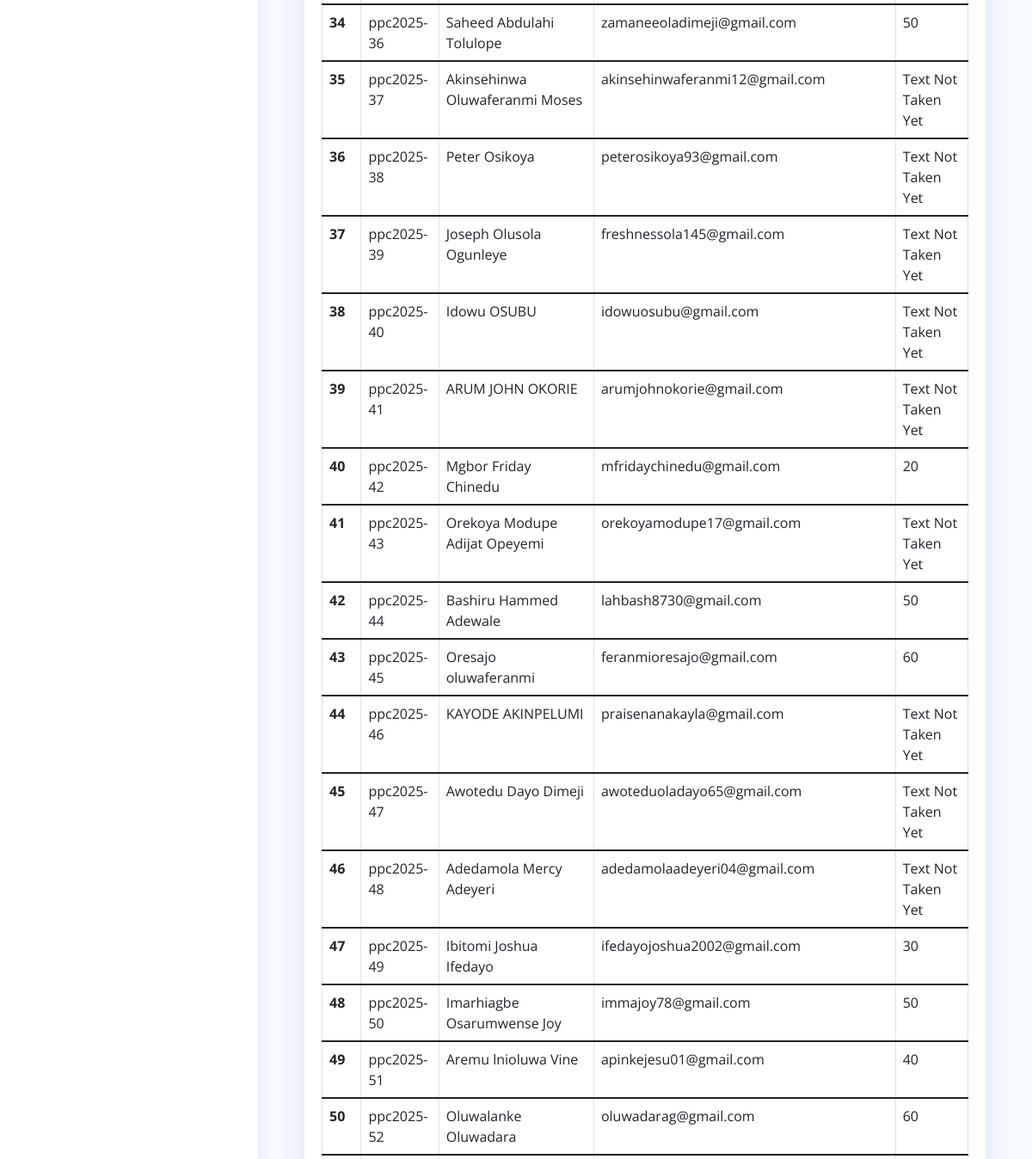
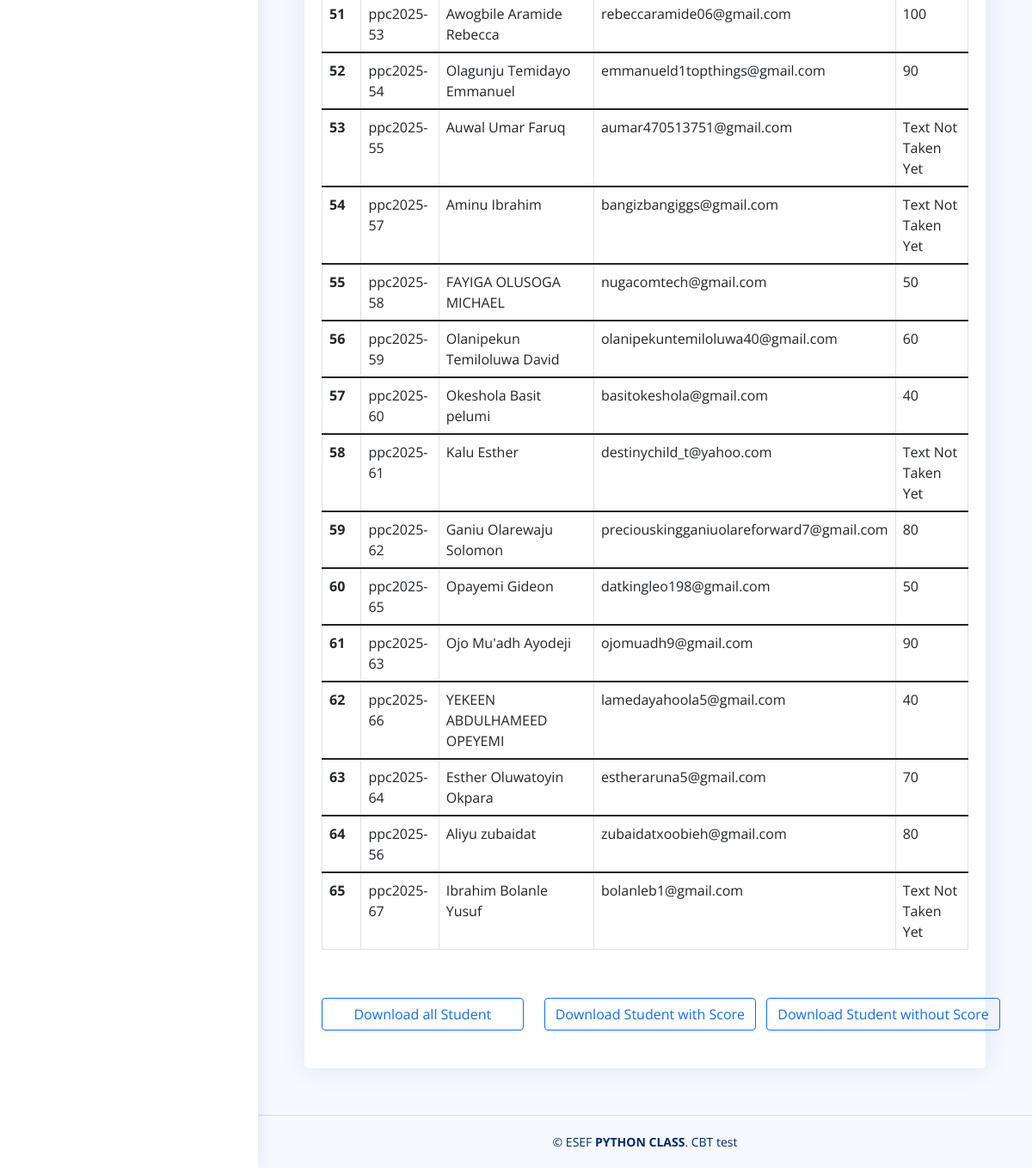
/all_student (signed in, lower part), run on an earlier commit of the app's database (2 pictures, top to bottom).
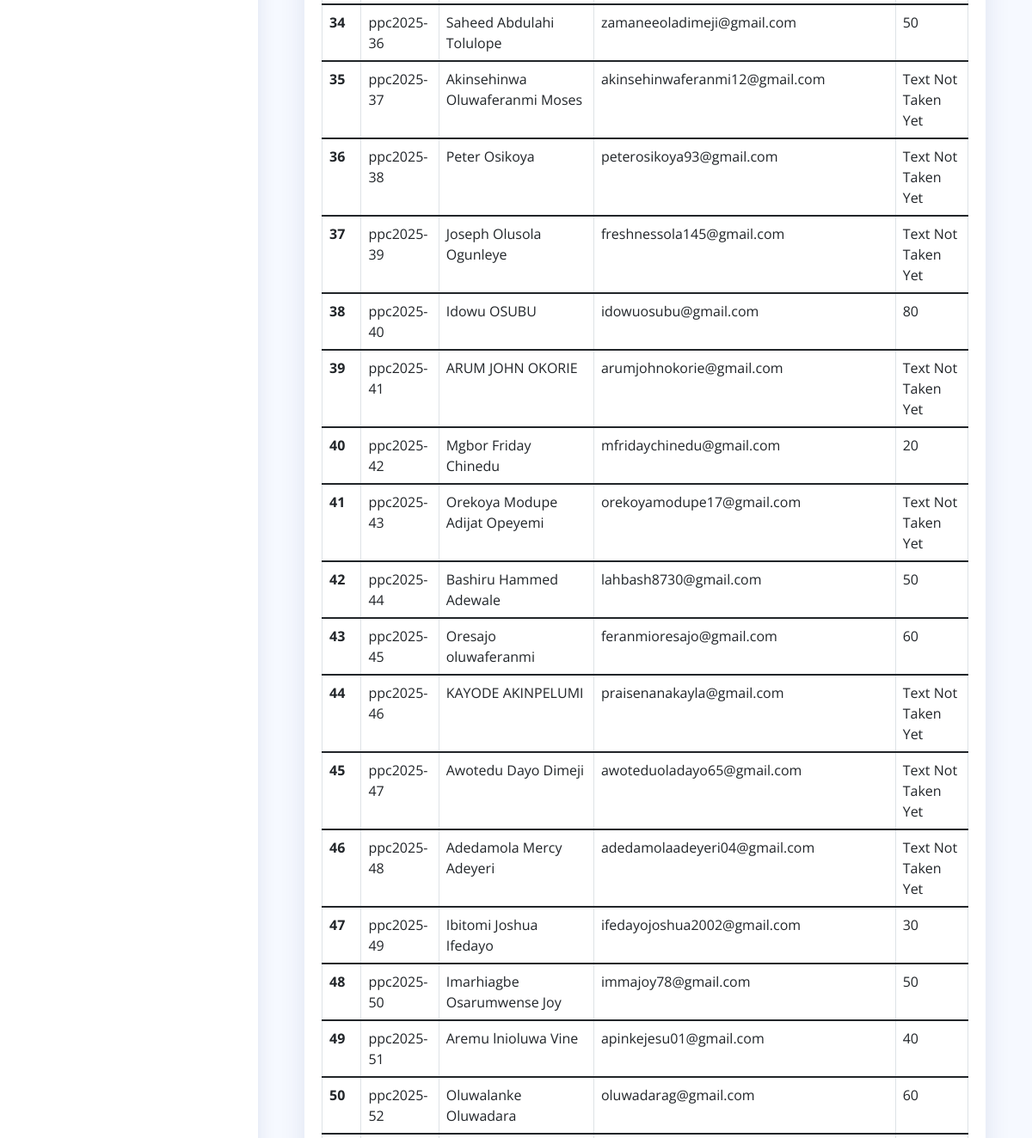
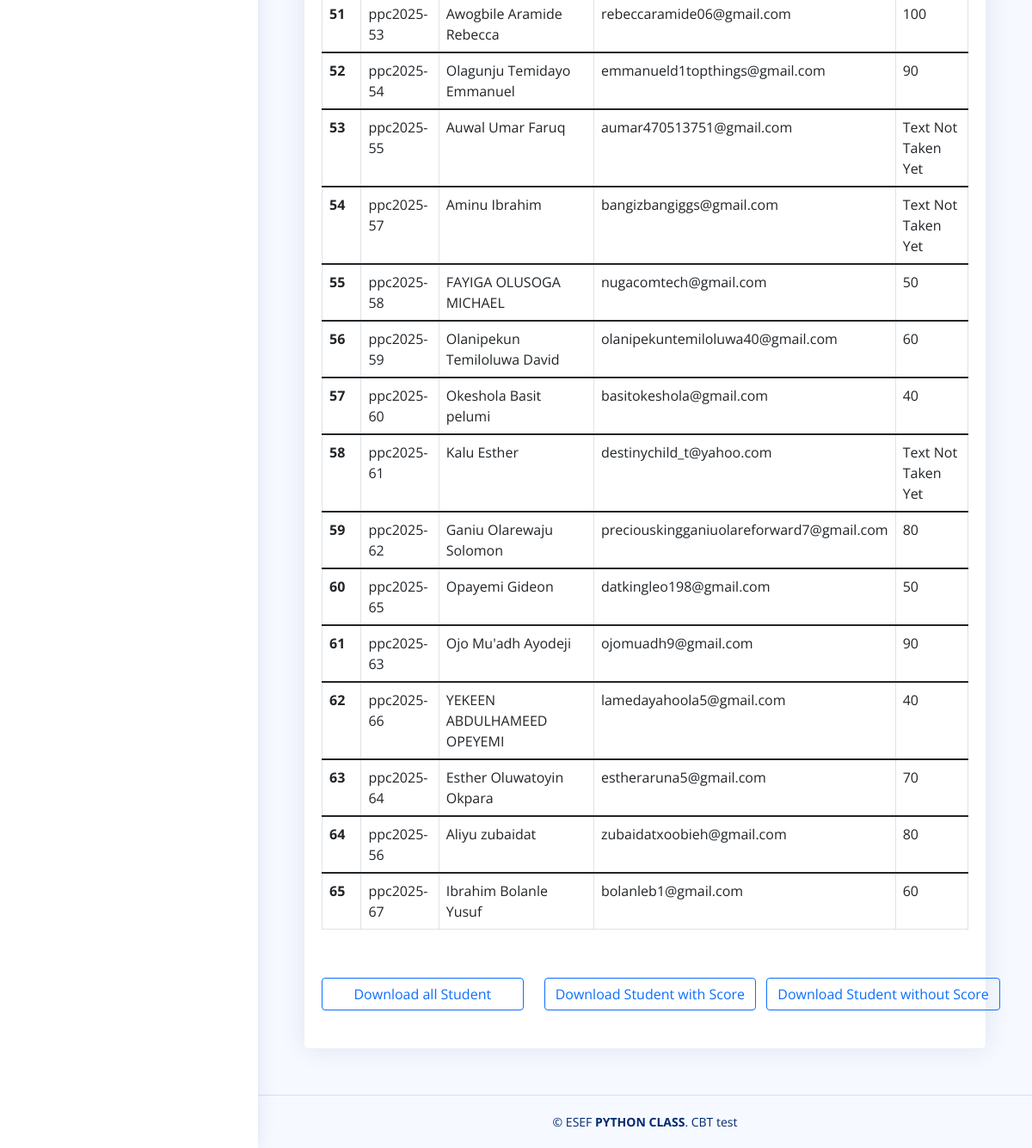
And on a later commit of the database (2 pictures, top to bottom).
### cbt_test/models.py (models this page shows, shortened)
class Student(db.Model):
    id = db.Column(db.Integer, primary_key=True)
    studentID = db.Column(db.String(25), unique=True, nullable=False)
    fullname = db.Column(db.String(60), nullable=False)
    email = db.Column(db.String(120), unique=True, nullable=False)
    score = db.Column(db.Integer, nullable=True)
    status = db.Column(db.String(25), nullable=False, default='Text Not Taken Yet')

### cbt_test/routes.py (the view, shortened to what this page needs)
@main.route("/all_student", methods=['GET', 'POST'])
@login_required
def allStudent():
    students=Student.query.all()
    form = downloadAllStudent()
    return render_template("all_student.html",  form=form, students=students)

### cbt_test/forms.py
class downloadAllStudent(FlaskForm):
    downloadAllStudent = SubmitField('Download all Student')
    downloadScoreStudent = SubmitField('Download Student with Score')
    downloadNoScoreStudent = SubmitField('Download Student without Score')

### cbt_test/models.py (called while the page is built)
@loginManager.user_loader
def loadUser(userID):
    return Admin.query.get(int(userID))

### cbt_test/templates/all_student.html (shortened to what this page needs)
{% extends "layout.html" %}
    {% block content %}
    <main id="main" class="main">
        <div class="container">
            <section class="section register min-vh-200 d-flex flex-column  py-1">
                <div class="container">
                    <div class="row ">
                        <div class="col-lg-12">
                                <form method="POST" action="">
                                    <div class="card">
                                        <div class="card-body">
                                            <table class="table table-bordered">
                                                {% for student in students %}
                                                    <tbody>
                                                        <tr>
                                                            <th scope="row">{{ loop.index }}</th>
                                                            <td>{{ student.studentID }}</td>
                                                            <td>{{ student.fullname }}</td>
                                                            <td>{{ student.email }}</td>
                                                            {% if student.score == None %}
                                                                <td>{{ student.status }}</td>
                                                            {% else %}
                                                                <td>{{ student.score }}</td>
                                                            {% endif %}
                                                        </tr>
                                                    </tbody>
                                                {% endfor %}
                                            </table>
                                            <div class="row form-group">
                                                <div class="d-grid gap-2 mt-3 pt-4 pb-4 col-md-4">
                                                    {{ form.downloadAllStudent(class="form-submit btn btn-outline-primary") }}
                                                </div>
                                                <div class="d-grid gap-2 mt-3 pt-4 pb-4 col-md-4">
                                                    {{ form.downloadScoreStudent(class="form-submit btn btn-outline-primary") }}
                                                </div>
                                                <div class="d-grid gap-2 mt-3 pt-4 pb-4 col-md-4">
                                                    {{ form.downloadNoScoreStudent(class="form-submit btn btn-outline-primary") }}
                                                </div>
                                            </div>
                                        </div>
                                    </div>
                                </form>
                            </div>
                        </div>
                    </div>
                </div>
      </main>
    {% endblock %}

### cbt_test/templates/layout.html (shortened to what this page needs)
<!DOCTYPE html>
<html lang="en">
<head>
  <link href="../static/vendor/bootstrap/css/bootstrap.min.css" rel="stylesheet">
  <link href="../static/vendor/bootstrap-icons/bootstrap-icons.css" rel="stylesheet">
  <link href="../static/vendor/boxicons/css/boxicons.min.css" rel="stylesheet">
  <link href="../static/vendor/quill/quill.snow.css" rel="stylesheet">
  <link href="../static/vendor/quill/quill.bubble.css" rel="stylesheet">
  <link href="../static/vendor/remixicon/remixicon.css" rel="stylesheet">
  <link href="../static/vendor/simple-datatables/style.css" rel="stylesheet">
  <link href="{{ url_for('static', filename='style.css') }}" rel="stylesheet">
</head>
<body>
  <aside id="sidebar" class="sidebar">
  </aside>
  {% block content %}
  {% endblock %}
</body>
<footer id="footer" class="footer">
  <div class="copyright">
    &copy; ESEF <strong><span>PYTHON CLASS</span></strong>. CBT test
  </div>
</footer>
</html>

### cbt_test/static/style.css (style rules this page uses)
:root { scroll-behavior: smooth; }
body { font-family: "Open Sans", sans-serif; background: #f6f9ff; color: #444444; }
#main { margin-top: 60px; padding: 20px 30px; transition: all 0.3s; }
.card { margin-bottom: 30px; border: none; border-radius: 5px; box-shadow: 0px 0 30px rgba(1, 41, 112, 0.1); }
.card-body { padding: 0 20px 20px 20px; }
.sidebar { position: fixed; top: 60px; left: 0; bottom: 0; width: 300px; z-index: 996; transition: all 0.3s; padding: 20px; overflow-y: auto; scrollbar-width: thin; scrollbar-color: #aab7cf transparent; box-shadow: 0px 0px 20px rgba(1, 41, 112, 0.1); background-color: #fff; }
@media (min-width: 1200px) { #main, #footer { margin-left: 300px; } }
.footer { padding: 20px 0; font-size: 14px; transition: all 0.3s; border-top: 1px solid #cddfff; }
.footer .copyright { text-align: center; color: #012970; }

What changed in the data, as far as the page shows it:
changed Student "ppc2025-40": score (not shown) → "80"; status "Text Not Taken Yet" → (not shown)
changed Student "ppc2025-67": score (not shown) → "60"; status "Text Not Taken Yet" → (not shown)
